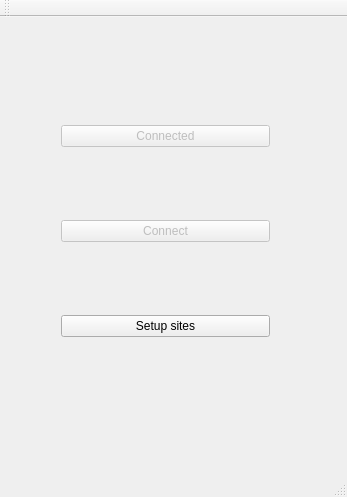
<?xml version="1.0" encoding="UTF-8"?>
<ui version="4.0">
 <class>MainWindow</class>
 <widget class="QMainWindow" name="MainWindow">
  <property name="geometry">
   <rect>
    <x>0</x>
    <y>0</y>
    <width>347</width>
    <height>497</height>
   </rect>
  </property>
  <property name="windowTitle">
   <string>MainWindow</string>
  </property>
  <property name="autoFillBackground">
   <bool>true</bool>
  </property>
  <widget class="QWidget" name="centralWidget">
   <widget class="QWidget" name="verticalLayoutWidget">
    <property name="geometry">
     <rect>
      <x>50</x>
      <y>30</y>
      <width>231</width>
      <height>371</height>
     </rect>
    </property>
    <layout class="QVBoxLayout" name="verticalLayout">
     <item>
      <widget class="QPushButton" name="buttonConnected">
       <property name="enabled">
        <bool>false</bool>
       </property>
       <property name="autoFillBackground">
        <bool>false</bool>
       </property>
       <property name="text">
        <string>Connected</string>
       </property>
       <property name="flat">
        <bool>false</bool>
       </property>
      </widget>
     </item>
     <item>
      <widget class="QPushButton" name="connectToSiteButton">
       <property name="enabled">
        <bool>false</bool>
       </property>
       <property name="autoFillBackground">
        <bool>false</bool>
       </property>
       <property name="text">
        <string>Connect</string>
       </property>
      </widget>
     </item>
     <item>
      <widget class="QPushButton" name="setUpSiteButton">
       <property name="text">
        <string>Setup sites</string>
       </property>
      </widget>
     </item>
    </layout>
   </widget>
  </widget>
  <widget class="QToolBar" name="mainToolBar">
   <attribute name="toolBarArea">
    <enum>TopToolBarArea</enum>
   </attribute>
   <attribute name="toolBarBreak">
    <bool>false</bool>
   </attribute>
  </widget>
  <widget class="QStatusBar" name="statusBar"/>
 </widget>
 <layoutdefault spacing="6" margin="11"/>
 <resources/>
 <connections/>
</ui>
